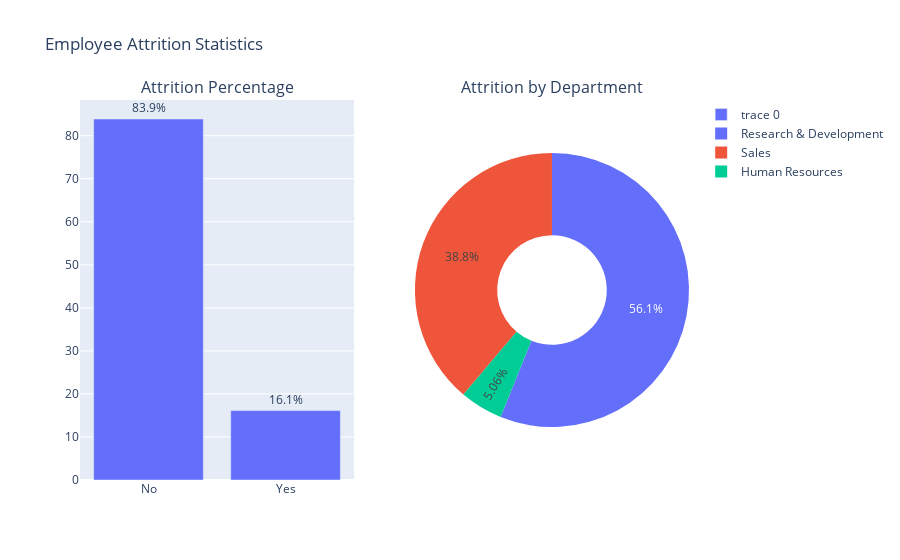

Notebook code for this chart:
### Markdown cell above
# <div style="color:white;display:fill;border-radius:5px;background-color:#8ABEB9;overflow:hidden"><p style="padding:20px;color:white;overflow:hidden;font-size:100%;margin:0;text-align:center">Exploratory Data Analysis</p></div>

### Code cell
from plotly.subplots import make_subplots
import plotly.graph_objects as go

# Create subplot (1 row, 2 cols)
fig = make_subplots(rows=1, cols=2,
                    subplot_titles=("Attrition Percentage", "Attrition by Department"),
                    specs=[[{"type": "bar"}, {"type": "pie"}]])

# --- Bar chart: Attrition distribution ---
attrition_counts = data['Attrition'].value_counts(normalize=True) * 100
fig.add_trace(
    go.Bar(x=attrition_counts.index,
           y=attrition_counts.values,
           text=[f"{v:.1f}%" for v in attrition_counts.values],
           textposition="outside"),
    row=1, col=1
)

# --- Pie chart: Attrition by Department (only "Yes") ---
dept_counts = data.loc[data['Attrition']=="Yes", "Department"].value_counts(normalize=True) * 100
fig.add_trace(
    go.Pie(labels=dept_counts.index,
           values=dept_counts.values,
           hole=0.4),
    row=1, col=2
)

# Layout
fig.update_layout(title="Employee Attrition Statistics")
fig.show()

### Figure 1 — Plotly figure (JSON) as saved in the notebook; plotly's stock layout.template omitted (floating-point values rounded to 4 significant figures)
{"data": [{"text": ["83.9%", "16.1%"], "textposition": "outside", "type": "bar", "x": ["No", "Yes"], "xaxis": "x", "y": [83.88, 16.12], "yaxis": "y"}, {"domain": {"x": [0.55, 1], "y": [0, 1]}, "hole": 0.4, "labels": ["Research & Development", "Sales", "Human Resources"], "type": "pie", "values": [56.12, 38.82, 5.063]}], "layout": {"annotations": [{"font": {"size": 16}, "showarrow": false, "text": "Attrition Percentage", "x": 0.225, "xanchor": "center", "xref": "paper", "y": 1, "yanchor": "bottom", "yref": "paper"}, {"font": {"size": 16}, "showarrow": false, "text": "Attrition by Department", "x": 0.775, "xanchor": "center", "xref": "paper", "y": 1, "yanchor": "bottom", "yref": "paper"}], "autosize": true, "title": {"text": "Employee Attrition Statistics"}, "xaxis": {"anchor": "y", "autorange": true, "domain": [0, 0.45], "range": [-0.5, 1.5], "type": "category"}, "yaxis": {"anchor": "x", "autorange": true, "domain": [0, 1], "range": [0, 88.29], "type": "linear"}}}
